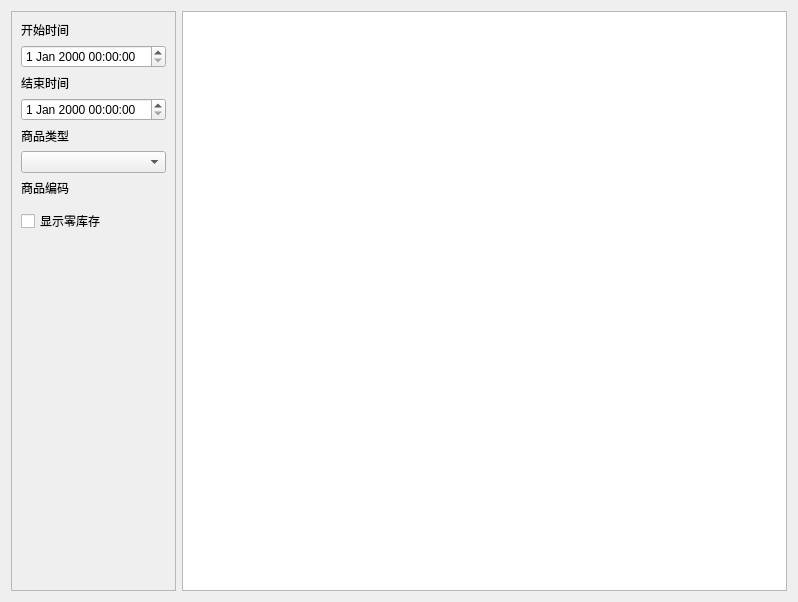
<?xml version="1.0" encoding="UTF-8"?>
<ui version="4.0">
 <class>w_i_inventory_Invoicing_Dialog</class>
 <widget class="QDialog" name="w_i_inventory_Invoicing_Dialog">
  <property name="geometry">
   <rect>
    <x>0</x>
    <y>0</y>
    <width>798</width>
    <height>602</height>
   </rect>
  </property>
  <property name="windowTitle">
   <string>Dialog</string>
  </property>
  <layout class="QHBoxLayout" name="horizontalLayout">
   <item>
    <widget class="QFrame" name="frame">
     <property name="maximumSize">
      <size>
       <width>199</width>
       <height>16777215</height>
      </size>
     </property>
     <property name="frameShape">
      <enum>QFrame::StyledPanel</enum>
     </property>
     <property name="frameShadow">
      <enum>QFrame::Raised</enum>
     </property>
     <property name="outer_stylesheet" stdset="0">
      <string>frame_back_round</string>
     </property>
     <layout class="QVBoxLayout" name="verticalLayout_4">
      <item>
       <widget class="QLabel" name="label_6">
        <property name="text">
         <string>开始时间</string>
        </property>
       </widget>
      </item>
      <item>
       <widget class="lds_datetimeEdit" name="dateTimeEdit"/>
      </item>
      <item>
       <widget class="QLabel" name="label_7">
        <property name="text">
         <string>结束时间</string>
        </property>
       </widget>
      </item>
      <item>
       <widget class="lds_datetimeEdit" name="dateTimeEdit_2"/>
      </item>
      <item>
       <widget class="QLabel" name="label_9">
        <property name="text">
         <string>商品类型</string>
        </property>
       </widget>
      </item>
      <item>
       <widget class="lds_ComboBox" name="comboBox_series">
        <property name="editable">
         <bool>false</bool>
        </property>
       </widget>
      </item>
      <item>
       <widget class="QLabel" name="label_10">
        <property name="text">
         <string>商品编码</string>
        </property>
       </widget>
      </item>
      <item>
       <widget class="lds_selectgoods" name="selectgoods" native="true"/>
      </item>
      <item>
       <widget class="QCheckBox" name="checkBox">
        <property name="styleSheet">
         <string notr="true"/>
        </property>
        <property name="text">
         <string>显示零库存</string>
        </property>
       </widget>
      </item>
      <item>
       <widget class="lds_toolbar" name="widget"/>
      </item>
      <item>
       <spacer name="verticalSpacer">
        <property name="orientation">
         <enum>Qt::Vertical</enum>
        </property>
        <property name="sizeHint" stdset="0">
         <size>
          <width>20</width>
          <height>40</height>
         </size>
        </property>
       </spacer>
      </item>
     </layout>
    </widget>
   </item>
   <item>
    <widget class="lds_tableview_sum" name="tableView"/>
   </item>
  </layout>
 </widget>
 <customwidgets>
  <customwidget>
   <class>lds_ComboBox</class>
   <extends>QComboBox</extends>
   <header>lds_combobox.h</header>
  </customwidget>
  <customwidget>
   <class>lds_datetimeEdit</class>
   <extends>QDateTimeEdit</extends>
   <header>lds_datetimeedit.h</header>
  </customwidget>
  <customwidget>
   <class>lds_toolbar</class>
   <extends>QFrame</extends>
   <header>lds_toolbar.h</header>
   <container>1</container>
  </customwidget>
  <customwidget>
   <class>lds_tableview_sum</class>
   <extends>QTableView</extends>
   <header>lds_tableview_sum.h</header>
  </customwidget>
  <customwidget>
   <class>lds_selectgoods</class>
   <extends>QWidget</extends>
   <header>lds_selectgoods.h</header>
   <container>1</container>
   <slots>
    <signal>okstr1(QString)</signal>
   </slots>
  </customwidget>
 </customwidgets>
 <tabstops>
  <tabstop>dateTimeEdit</tabstop>
  <tabstop>dateTimeEdit_2</tabstop>
  <tabstop>comboBox_series</tabstop>
  <tabstop>checkBox</tabstop>
 </tabstops>
 <resources/>
 <connections/>
</ui>
